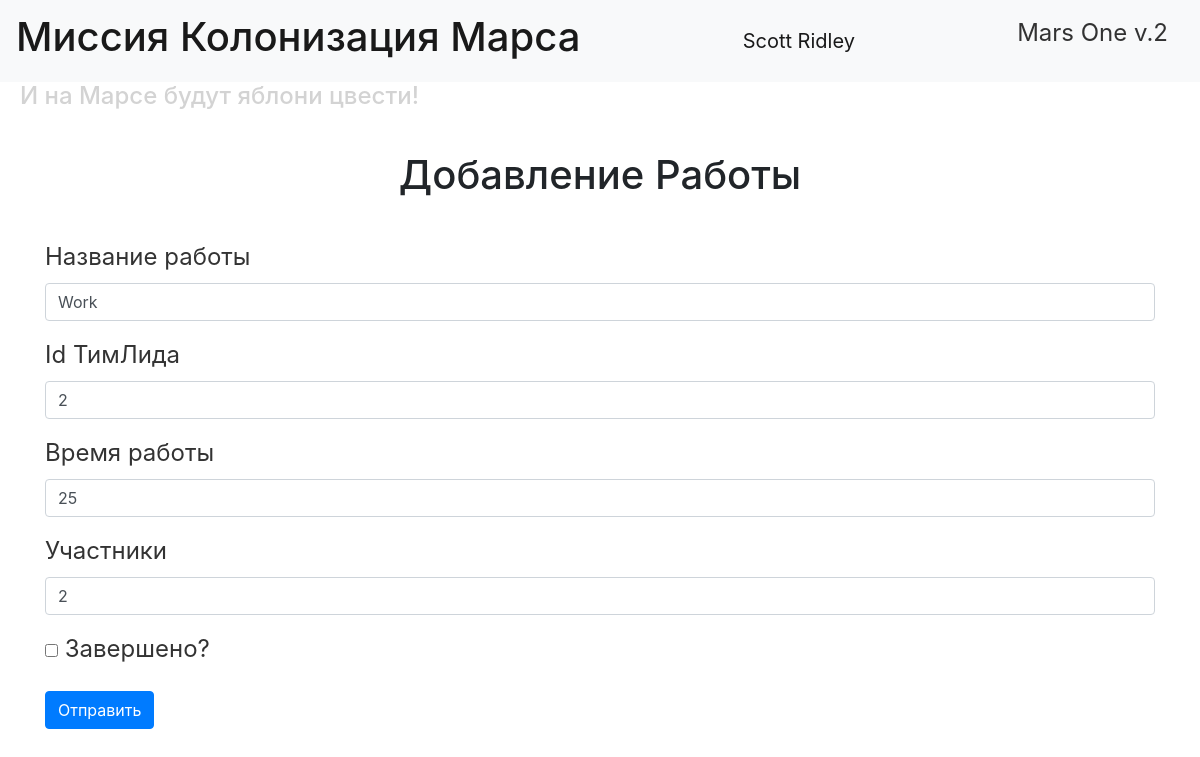
Screenshot of /job_change/2 (signed in) with the database file from the repository.
### data/users.py (models this page shows, shortened)
class User(SqlAlchemyBase, UserMixin):
    __tablename__ = 'users'
    id = sqlalchemy.Column(sqlalchemy.Integer, primary_key=True, autoincrement=True)
    surname = sqlalchemy.Column(sqlalchemy.String, nullable=True)
    name = sqlalchemy.Column(sqlalchemy.String, nullable=True)
    age = sqlalchemy.Column(sqlalchemy.Integer, nullable=True)
    position = sqlalchemy.Column(sqlalchemy.String, nullable=True)
    speciality = sqlalchemy.Column(sqlalchemy.String, nullable=True)
    address = sqlalchemy.Column(sqlalchemy.String, nullable=True)
    email = sqlalchemy.Column(sqlalchemy.String, unique=True, nullable=True)
    hashed_password = sqlalchemy.Column(sqlalchemy.String, nullable=True)
    modified_date = sqlalchemy.Column(sqlalchemy.DateTime, default=datetime.datetime.now)
    jobs = orm.relation("Jobs", back_populates='user')

### data/jobs.py (models this page shows)
class Jobs(SqlAlchemyBase):
    __tablename__ = 'jobs'
    id = sqlalchemy.Column(sqlalchemy.Integer, primary_key=True, autoincrement=True)
    team_leader = sqlalchemy.Column(sqlalchemy.Integer, nullable=True)
    job = sqlalchemy.Column(sqlalchemy.String, nullable=True)
    work_size = sqlalchemy.Column(sqlalchemy.Integer, nullable=True)
    collaborators = sqlalchemy.Column(sqlalchemy.String, nullable=True)
    start_date = sqlalchemy.Column(sqlalchemy.DateTime, nullable=True)
    end_date = sqlalchemy.Column(sqlalchemy.DateTime, nullable=True)
    is_finished = sqlalchemy.Column(sqlalchemy.Boolean, nullable=True)
    user_id = sqlalchemy.Column(sqlalchemy.Integer, sqlalchemy.ForeignKey("users.id"))
    user = orm.relation('User')

### main.py (the view, shortened to what this page needs)
@app.route('/job_change/<int:id>', methods=['GET', 'POST'])
@login_required
def edit_job(id):
    form = JobsForm()
    if request.method == "GET":
        session = db_session.create_session()
        job = session.query(Jobs).filter(Jobs.id == id, ((current_user == Jobs.user) | (current_user.id == Jobs.team_leader))).first()
        if job:
            form.job.data = job.job
            form.team_leader.data = job.team_leader
            form.work_size.data = job.work_size
            form.collaborators.data = job.collaborators
            form.is_finished.data = job.is_finished
        else:
            abort(404)
    return render_template('job.html', title='Редактирование работы', form=form)

### main.py
class JobsForm(FlaskForm):
    job = StringField('Название работы', validators=[DataRequired()])
    team_leader = IntegerField("Id ТимЛида", validators=[DataRequired()])
    work_size = IntegerField("Время работы", validators=[DataRequired()])
    collaborators = StringField("Участники", validators=[DataRequired()])
    is_finished = BooleanField("Завершено?")
    submit = SubmitField('Отправить')

### data/db_session.py (called while the page is built)
def create_session() -> Session:
    global __factory
    return __factory()

### main.py (called while the page is built)
@login_manager.user_loader
def load_user(user_id):
    session = db_session.create_session()
    return session.query(User).get(user_id)

### templates/job.html (shortened to what this page needs)
{% extends "base.html" %}
{% block content %}
<h1 class="title">Добавление Работы</h1>
<form action="" method="post">
    <p>
        {{ form.job.label }}<br>
        {{ form.job(class="form-control") }}
    </p>
    <p>
        {{ form.team_leader.label }}<br>
        {{ form.team_leader(class="form-control") }}
    </p>
    <p>
        {{ form.work_size.label }}<br>
        {{ form.work_size(class="form-control") }}
    </p>
    <p>
        {{ form.collaborators.label }}<br>
        {{ form.collaborators(class="form-control") }}
    </p>
    <p>{{ form.is_finished() }} {{ form.is_finished.label }}</p>
    <p>{{ form.submit(type="submit", class="btn btn-primary") }}</p>
</form>
{% endblock %}

### templates/base.html (shortened to what this page needs)
<!doctype html>
<html lang="en">
    <head>
        <link rel="stylesheet"
              href="https://stackpath.bootstrapcdn.com/bootstrap/4.4.1/css/bootstrap.min.css"
>
        <link rel="stylesheet" type="text/css" href="{{ url_for('static', filename='css/style.css') }}">
    </head>
    <body>
        <header>
            <nav class="navbar navbar-light bg-light">
                <a class="navbar-brand" href="/"><h1>Миссия Колонизация Марса</h1></a>
                {% if current_user.is_authenticated %}
                    <a class="navbar-brand" href="/logout">{{ current_user.surname }} {{ current_user.name }}</a>
                {% else %}
                    <p>
                        <a class="btn btn-primary" href="/register">Зарегистрироваться</a>
                        <a class="btn btn-success" href="/login">Войти</a>
                    </p>
                {% endif %}
                <a class="navbar-brand" href="/"><p>Mars One v.2</p></a>
            </nav>
            <h4>И на Марсе будут яблони цвести!</h4>
        </header>
        <main role="main" class="container">
            <div>
                {% block content %}{% endblock %}
            </div>
        </main>
    </body>
</html>

### static/css/style.css (style rules this page uses)
h4 { color: lightgrey; margin-left: 20px; }
p { font-size: 24px; color: rgba(0,0,0,0.8); }
.title { text-align: center; margin: 40px 40px; }

### rows the page displays
User: surname "Scott", name "Ridley"
Jobs: job "Work", team_leader "2", work_size "25", collaborators "2"
